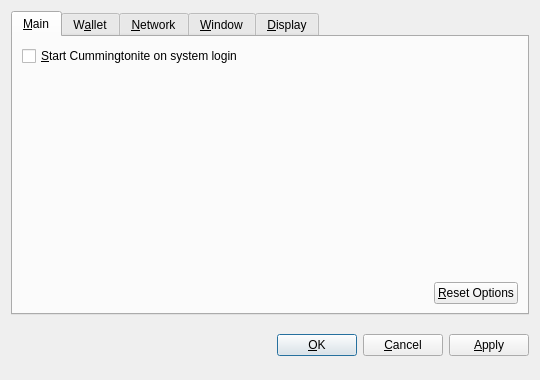
<?xml version="1.0" encoding="UTF-8"?>
<ui version="4.0">
 <class>OptionsDialog</class>
 <widget class="QDialog" name="OptionsDialog">
  <property name="geometry">
   <rect>
    <x>0</x>
    <y>0</y>
    <width>540</width>
    <height>380</height>
   </rect>
  </property>
  <property name="windowTitle">
   <string>Options</string>
  </property>
  <property name="modal">
   <bool>true</bool>
  </property>
  <layout class="QVBoxLayout" name="verticalLayout">
   <item>
    <widget class="QTabWidget" name="tabWidget">
     <property name="tabPosition">
      <enum>QTabWidget::North</enum>
     </property>
     <property name="currentIndex">
      <number>0</number>
     </property>
     <widget class="QWidget" name="tabMain">
      <attribute name="title">
       <string>&amp;Main</string>
      </attribute>
      <layout class="QVBoxLayout" name="verticalLayout_Main">
       <item>
        <widget class="QCheckBox" name="bitcoinAtStartup">
         <property name="toolTip">
          <string>Automatically start Cummingtonite after logging in to the system.</string>
         </property>
         <property name="text">
          <string>&amp;Start Cummingtonite on system login</string>
         </property>
        </widget>
       </item>
       <item>
        <spacer name="verticalSpacer_Main">
         <property name="orientation">
          <enum>Qt::Vertical</enum>
         </property>
         <property name="sizeHint" stdset="0">
          <size>
           <width>20</width>
           <height>40</height>
          </size>
         </property>
        </spacer>
       </item>
       <item>
        <layout class="QHBoxLayout" name="horizontalLayout_2_Main">
         <item>
          <spacer name="horizontalSpacer_2_Main">
           <property name="orientation">
            <enum>Qt::Horizontal</enum>
           </property>
           <property name="sizeHint" stdset="0">
            <size>
             <width>40</width>
             <height>20</height>
            </size>
           </property>
          </spacer>
         </item>
         <item>
          <widget class="QPushButton" name="resetButton">
           <property name="toolTip">
            <string>Reset all client options to default.</string>
           </property>
           <property name="text">
            <string>&amp;Reset Options</string>
           </property>
           <property name="autoDefault">
            <bool>false</bool>
           </property>
          </widget>
         </item>
        </layout>
       </item>
      </layout>
     </widget>
     <widget class="QWidget" name="tabWallet">
      <attribute name="title">
       <string>W&amp;allet</string>
      </attribute>
      <layout class="QVBoxLayout" name="verticalLayout_Network">
       <item>
        <widget class="QLabel" name="transactionFeeInfoLabel">
         <property name="text">
          <string>Optional transaction fee per kB that helps make sure your transactions are processed quickly. Most transactions are 1 kB.</string>
         </property>
         <property name="textFormat">
          <enum>Qt::PlainText</enum>
         </property>
         <property name="wordWrap">
          <bool>true</bool>
         </property>
        </widget>
       </item>
       <item>
        <layout class="QHBoxLayout" name="horizontalLayout_1_Main">
         <item>
          <widget class="QLabel" name="transactionFeeLabel">
           <property name="text">
            <string>Pay transaction &amp;fee</string>
           </property>
           <property name="textFormat">
            <enum>Qt::PlainText</enum>
           </property>
           <property name="buddy">
            <cstring>transactionFee</cstring>
           </property>
          </widget>
         </item>
         <item>
          <widget class="BitcoinAmountField" name="transactionFee"/>
         </item>
         <item>
          <spacer name="horizontalSpacer_1_Main">
           <property name="orientation">
            <enum>Qt::Horizontal</enum>
           </property>
           <property name="sizeHint" stdset="0">
            <size>
             <width>40</width>
             <height>20</height>
            </size>
           </property>
          </spacer>
         </item>
        </layout>
       </item>
       <item>
        <widget class="QLabel" name="label">
         <property name="text">
          <string>If you disable the spending of unconfirmed change, the change from a transaction cannot be used until that transaction has at least one confirmation. This also affects how your balance is computed.</string>
         </property>
         <property name="wordWrap">
          <bool>true</bool>
         </property>
        </widget>
       </item>
       <item>
        <widget class="QCheckBox" name="spendZeroConfChange">
         <property name="text">
          <string>Spend unconfirmed change  (experts only)</string>
         </property>
        </widget>
       </item>
       <item>
        <spacer name="verticalSpacer">
         <property name="orientation">
          <enum>Qt::Vertical</enum>
         </property>
         <property name="sizeHint" stdset="0">
          <size>
           <width>20</width>
           <height>40</height>
          </size>
         </property>
        </spacer>
       </item>
      </layout>
     </widget>
     <widget class="QWidget" name="tabNetwork">
      <attribute name="title">
       <string>&amp;Network</string>
      </attribute>
      <layout class="QVBoxLayout" name="verticalLayout_Network">
       <item>
        <widget class="QCheckBox" name="mapPortUpnp">
         <property name="toolTip">
          <string>Automatically open the Cummingtonite client port on the router. This only works when your router supports UPnP and it is enabled.</string>
         </property>
         <property name="text">
          <string>Map port using &amp;UPnP</string>
         </property>
        </widget>
       </item>
       <item>
        <widget class="QCheckBox" name="connectSocks">
         <property name="toolTip">
          <string>Connect to the Cummingtonite network through a SOCKS proxy (e.g. when connecting through Tor).</string>
         </property>
         <property name="text">
          <string>&amp;Connect through SOCKS proxy:</string>
         </property>
        </widget>
       </item>
       <item>
        <layout class="QHBoxLayout" name="horizontalLayout_Network">
         <item>
          <widget class="QLabel" name="proxyIpLabel">
           <property name="text">
            <string>Proxy &amp;IP:</string>
           </property>
           <property name="textFormat">
            <enum>Qt::PlainText</enum>
           </property>
           <property name="buddy">
            <cstring>proxyIp</cstring>
           </property>
          </widget>
         </item>
         <item>
          <widget class="QValidatedLineEdit" name="proxyIp">
           <property name="maximumSize">
            <size>
             <width>140</width>
             <height>16777215</height>
            </size>
           </property>
           <property name="toolTip">
            <string>IP address of the proxy (e.g. 127.0.0.1)</string>
           </property>
          </widget>
         </item>
         <item>
          <widget class="QLabel" name="proxyPortLabel">
           <property name="text">
            <string>&amp;Port:</string>
           </property>
           <property name="textFormat">
            <enum>Qt::PlainText</enum>
           </property>
           <property name="buddy">
            <cstring>proxyPort</cstring>
           </property>
          </widget>
         </item>
         <item>
          <widget class="QLineEdit" name="proxyPort">
           <property name="maximumSize">
            <size>
             <width>55</width>
             <height>16777215</height>
            </size>
           </property>
           <property name="toolTip">
            <string>Port of the proxy (e.g. 9050)</string>
           </property>
          </widget>
         </item>
         <item>
          <widget class="QLabel" name="socksVersionLabel">
           <property name="text">
            <string>SOCKS &amp;Version:</string>
           </property>
           <property name="textFormat">
            <enum>Qt::PlainText</enum>
           </property>
           <property name="buddy">
            <cstring>socksVersion</cstring>
           </property>
          </widget>
         </item>
         <item>
          <widget class="QValueComboBox" name="socksVersion">
           <property name="toolTip">
            <string>SOCKS version of the proxy (e.g. 5)</string>
           </property>
          </widget>
         </item>
         <item>
          <spacer name="horizontalSpacer_Network">
           <property name="orientation">
            <enum>Qt::Horizontal</enum>
           </property>
           <property name="sizeHint" stdset="0">
            <size>
             <width>40</width>
             <height>20</height>
            </size>
           </property>
          </spacer>
         </item>
        </layout>
       </item>
       <item>
        <spacer name="verticalSpacer_Network">
         <property name="orientation">
          <enum>Qt::Vertical</enum>
         </property>
         <property name="sizeHint" stdset="0">
          <size>
           <width>20</width>
           <height>40</height>
          </size>
         </property>
        </spacer>
       </item>
      </layout>
     </widget>
     <widget class="QWidget" name="tabWindow">
      <attribute name="title">
       <string>&amp;Window</string>
      </attribute>
      <layout class="QVBoxLayout" name="verticalLayout_Window">
       <item>
        <widget class="QCheckBox" name="minimizeToTray">
         <property name="toolTip">
          <string>Show only a tray icon after minimizing the window.</string>
         </property>
         <property name="text">
          <string>&amp;Minimize to the tray instead of the taskbar</string>
         </property>
        </widget>
       </item>
       <item>
        <widget class="QCheckBox" name="minimizeOnClose">
         <property name="toolTip">
          <string>Minimize instead of exit the application when the window is closed. When this option is enabled, the application will be closed only after selecting Quit in the menu.</string>
         </property>
         <property name="text">
          <string>M&amp;inimize on close</string>
         </property>
        </widget>
       </item>
       <item>
        <spacer name="verticalSpacer_Window">
         <property name="orientation">
          <enum>Qt::Vertical</enum>
         </property>
         <property name="sizeHint" stdset="0">
          <size>
           <width>20</width>
           <height>40</height>
          </size>
         </property>
        </spacer>
       </item>
      </layout>
     </widget>
     <widget class="QWidget" name="tabDisplay">
      <attribute name="title">
       <string>&amp;Display</string>
      </attribute>
      <layout class="QVBoxLayout" name="verticalLayout_Display">
       <item>
        <layout class="QHBoxLayout" name="horizontalLayout_1_Display">
         <item>
          <widget class="QLabel" name="langLabel">
           <property name="text">
            <string>User Interface &amp;language:</string>
           </property>
           <property name="textFormat">
            <enum>Qt::PlainText</enum>
           </property>
           <property name="buddy">
            <cstring>lang</cstring>
           </property>
          </widget>
         </item>
         <item>
          <widget class="QValueComboBox" name="lang">
           <property name="toolTip">
            <string>The user interface language can be set here. This setting will take effect after restarting Cummingtonite.</string>
           </property>
          </widget>
         </item>
        </layout>
       </item>
       <item>
        <layout class="QHBoxLayout" name="horizontalLayout_2_Display">
         <item>
          <widget class="QLabel" name="unitLabel">
           <property name="text">
            <string>&amp;Unit to show amounts in:</string>
           </property>
           <property name="textFormat">
            <enum>Qt::PlainText</enum>
           </property>
           <property name="buddy">
            <cstring>unit</cstring>
           </property>
          </widget>
         </item>
         <item>
          <widget class="QValueComboBox" name="unit">
           <property name="toolTip">
            <string>Choose the default subdivision unit to show in the interface and when sending coins.</string>
           </property>
          </widget>
         </item>
        </layout>
       </item>
       <item>
        <widget class="QCheckBox" name="displayAddresses">
         <property name="toolTip">
          <string>Whether to show Cummingtonite addresses in the transaction list or not.</string>
         </property>
         <property name="text">
          <string>&amp;Display addresses in transaction list</string>
         </property>
        </widget>
       </item>
       <item>
        <widget class="QCheckBox" name="coinControlFeatures">
         <property name="toolTip">
          <string>Whether to show coin control features or not.</string>
         </property>
         <property name="text">
          <string>Display coin &amp;control features (experts only!)</string>
         </property>
        </widget>
       </item>
       <item>
        <spacer name="verticalSpacer_Display">
         <property name="orientation">
          <enum>Qt::Vertical</enum>
         </property>
         <property name="sizeHint" stdset="0">
          <size>
           <width>20</width>
           <height>40</height>
          </size>
         </property>
        </spacer>
       </item>
      </layout>
     </widget>
    </widget>
   </item>
   <item>
    <layout class="QHBoxLayout" name="horizontalLayout_Buttons">
     <item>
      <spacer name="horizontalSpacer_1">
       <property name="orientation">
        <enum>Qt::Horizontal</enum>
       </property>
       <property name="sizeHint" stdset="0">
        <size>
         <width>40</width>
         <height>48</height>
        </size>
       </property>
      </spacer>
     </item>
     <item>
      <widget class="QLabel" name="statusLabel">
       <property name="font">
        <font>
         <weight>75</weight>
         <bold>true</bold>
        </font>
       </property>
       <property name="text">
        <string/>
       </property>
       <property name="textFormat">
        <enum>Qt::PlainText</enum>
       </property>
       <property name="wordWrap">
        <bool>true</bool>
       </property>
      </widget>
     </item>
     <item>
      <spacer name="horizontalSpacer_2">
       <property name="orientation">
        <enum>Qt::Horizontal</enum>
       </property>
       <property name="sizeHint" stdset="0">
        <size>
         <width>40</width>
         <height>48</height>
        </size>
       </property>
      </spacer>
     </item>
     <item>
      <widget class="QPushButton" name="okButton">
       <property name="text">
        <string>&amp;OK</string>
       </property>
      </widget>
     </item>
     <item>
      <widget class="QPushButton" name="cancelButton">
       <property name="text">
        <string>&amp;Cancel</string>
       </property>
       <property name="autoDefault">
        <bool>false</bool>
       </property>
      </widget>
     </item>
     <item>
      <widget class="QPushButton" name="applyButton">
       <property name="text">
        <string>&amp;Apply</string>
       </property>
       <property name="autoDefault">
        <bool>false</bool>
       </property>
      </widget>
     </item>
    </layout>
   </item>
  </layout>
 </widget>
 <customwidgets>
  <customwidget>
   <class>BitcoinAmountField</class>
   <extends>QSpinBox</extends>
   <header>bitcoinamountfield.h</header>
  </customwidget>
  <customwidget>
   <class>QValueComboBox</class>
   <extends>QComboBox</extends>
   <header>qvaluecombobox.h</header>
  </customwidget>
  <customwidget>
   <class>QValidatedLineEdit</class>
   <extends>QLineEdit</extends>
   <header>qvalidatedlineedit.h</header>
  </customwidget>
 </customwidgets>
 <resources/>
 <connections/>
</ui>
